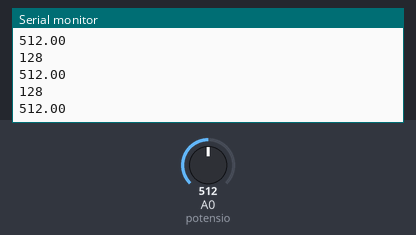
Bench run of a sketch on a simulated Arduino Uno, built with avr-gcc and run on an emulated ATmega328P. On the bench: the last lines printed to the serial monitor. Inputs (shaded band) come from the test bench; at power-on: A0 (potensio) = 512.

Above: at 1.2 s.
1.3 s: A0 (potensio) set to 716
At 1.36 s:
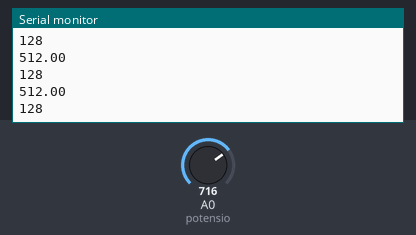
2.8 s: A0 (potensio) set to 900
At 2.96 s:
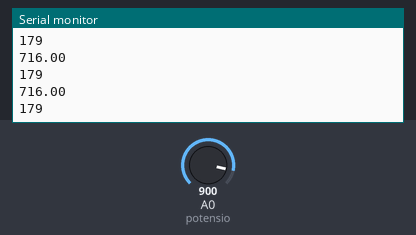
Timing chart, 0 to 5.8 s (numbered marks = the images above; inputs shaded):
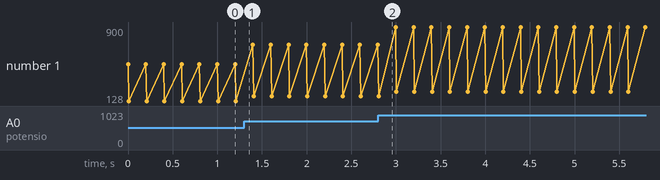

The sketch:

potensio_lampu.ino
```cpp
int potensio = A0 ;//ADC
int out_analog = 0 ;//D3

void setup() {
  // put your setup code here, to run once:
  pinMode(potensio, INPUT);
  pinMode(out_analog, OUTPUT);
  Serial.begin(9600);
}

void loop() {
  // put your main code here, to run repeatedly:
  float nilai = analogRead(potensio);
  Serial.println(nilai);
  int persamaan = nilai/(1024/255);
  Serial.println(persamaan);
  analogWrite(out_analog, persamaan);
  delay(199);
  float tegangan = (nilai*5)/1024;
}
```

Measured:
- plotted number 1: 128 → 716 after the input at 1.3 s, 716 → 225 after the input at 2.8 s
